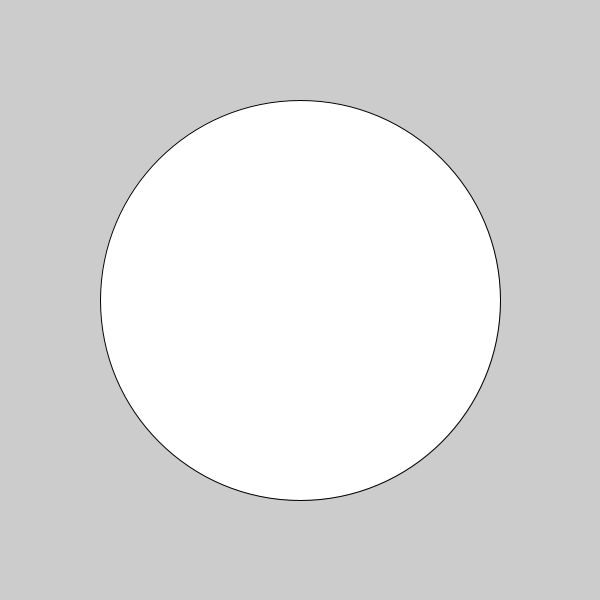
Frame 1 (no input)
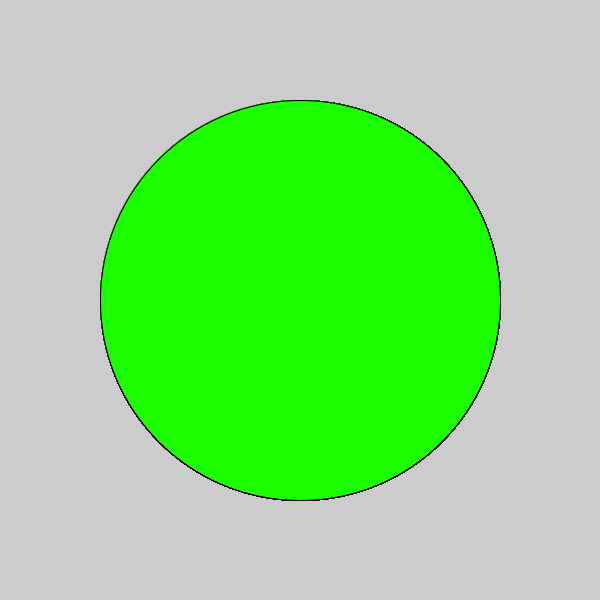
Frame 60 (the mouse pressed at the canvas centre just before this capture)
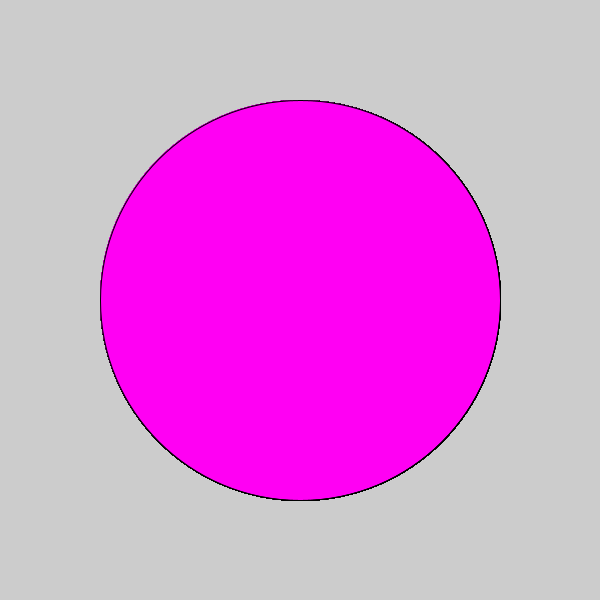
Frame 120 (the mouse held since frame 60 and released just before this capture)

The Processing sketch that drew these frames (run headless with seeded random() and noise(); from frame 60 on, the mouse is pressed at the canvas centre):

// Processing sketch: c_LogicalDot
// ── c_LogicalDot.pde

void setup() {
  
// 1. Set the size of the sketch. Make it 600 pixels square. 
  size(600,600);

}

void draw() {
  
// 2. Draw an ellipse
// Run the program to make sure it works before moving on.
ellipse(300,300, 400,400);

// 3. Change the color of the ellipse when the mouse is pressed.
//    Use the following code, but put your colors where indicated
//    Remember to use the   fill()  command to set colors.

if (mousePressed) {
  fill(#FF00F3);

 
   //  put one color here 
  
} else {
  fill(#1CFF00);
  
   // put a different color here
  
}  
  
  
  
}
